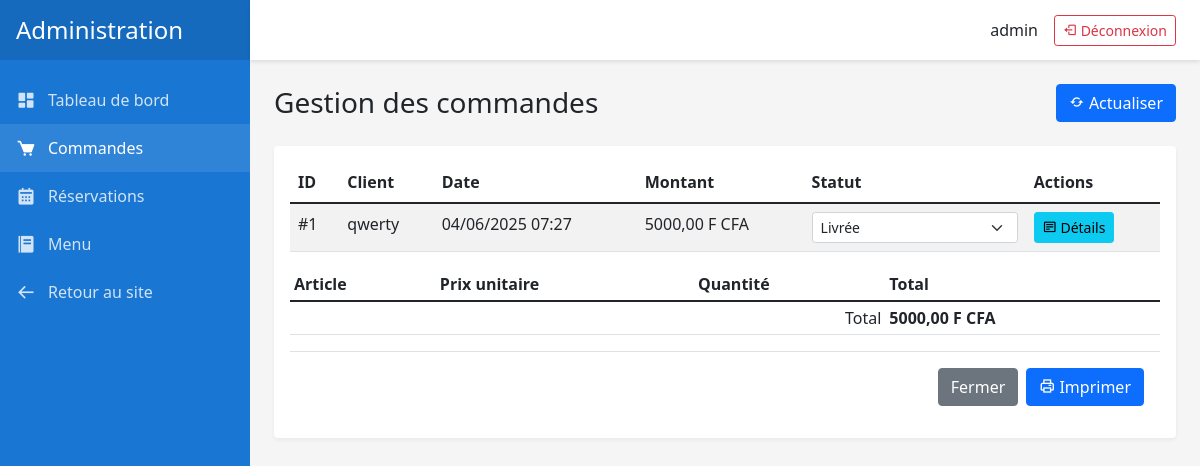
The page /dashboard/orders/ (signed in) on the database as committed earlier.
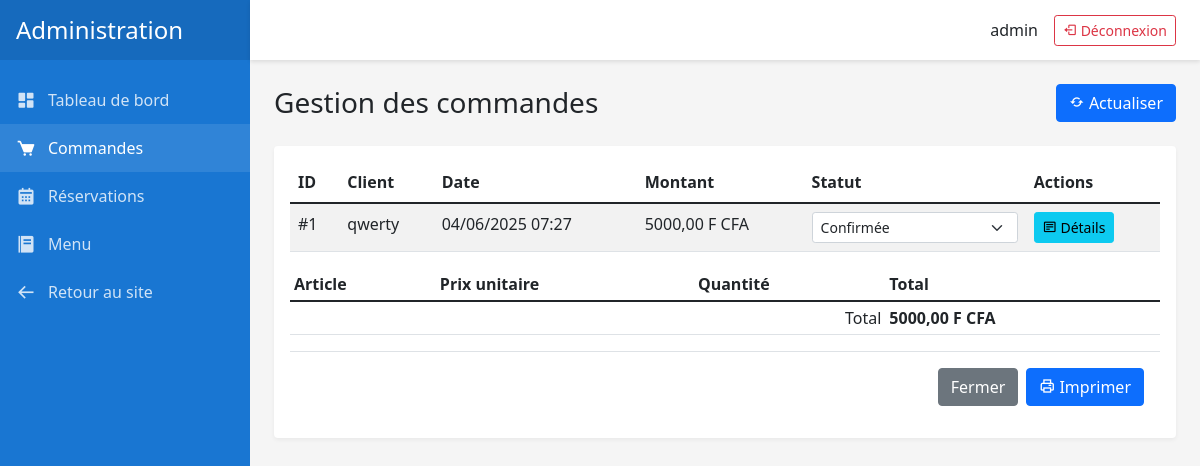
The same page on the database as committed later.
### ecomm/models.py (models this page shows, shortened)
class Order(models.Model):
    STATUS_CHOICES = [
        ('pending', 'En attente'),
        ('confirmed', 'Confirmée'),
        ('preparing', 'En préparation'),
        ('ready', 'Prête'),
        ('delivered', 'Livrée'),
        ('cancelled', 'Annulée'),
    ]
    user = models.ForeignKey(User, on_delete=models.CASCADE)
    status = models.CharField(max_length=20, choices=STATUS_CHOICES, default='pending')
    total_amount = models.DecimalField(max_digits=10, decimal_places=2)
    delivery_address = models.TextField(blank=True)
    phone_number = models.CharField(max_length=20)
    created_at = models.DateTimeField(auto_now_add=True)
    updated_at = models.DateTimeField(auto_now=True)

### ecomm/views.py (the view)
# urls.py: path('dashboard/orders/', views.admin_orders, name='admin_orders'),
@user_passes_test(is_staff)
def admin_orders(request):
    orders = Order.objects.all().order_by('-created_at')
    paginator = Paginator(orders, 10)
    page = request.GET.get('page')
    orders = paginator.get_page(page)
    return render(request, 'dashboard/orders.html', {'orders': orders})

### ecomm/views.py (called while the page is built)
def is_staff(user):
    return user.is_staff

### ecomm/templates/dashboard/orders.html (shortened to what the changed rows need)
{% extends 'dashboard/base_dashboard.html' %}
{% load static %}
{% block content %}
<div class="container-fluid p-0">
    <div class="d-flex justify-content-between align-items-center mb-4">
        <h1 class="h3 mb-0">Gestion des commandes</h1>
    </div>
    <div class="card">
        <div class="card-body">
            <div class="table-responsive">
                <table class="table table-striped table-hover">
                    <thead>
                        <tr>
                            <th>ID</th>
                            <th>Client</th>
                            <th>Date</th>
                            <th>Montant</th>
                            <th>Statut</th>
                            <th>Actions</th>
                        </tr>
                    </thead>
                    <tbody>
                        {% for order in orders %}
                        <tr>
                            <td>#{{ order.id }}</td>
                            <td>{{ order.user.username }}</td>
                            <td>{{ order.created_at|date:"d/m/Y H:i" }}</td>
                            <td>{{ order.total_amount }} F CFA</td>
                            <td>
                                <select class="form-select form-select-sm status-select" data-order-id="{{ order.id }}">
                                    {% for status, label in order.STATUS_CHOICES %}
                                    <option value="{{ status }}" {% if order.status == status %}selected{% endif %}>
                                        {{ label }}
                                    </option>
                                    {% endfor %}
                                </select>
                            </td>
                            <td>
                                <button type="button" class="btn btn-sm btn-info" data-bs-toggle="modal" data-bs-target="#orderModal{{ order.id }}">
                                    <i class='bx bx-detail'></i>
                                    Détails
                                </button>
                            </td>
                        </tr>
                        <div class="modal fade" id="orderModal{{ order.id }}" tabindex="-1" aria-hidden="true">
                            <div class="modal-dialog modal-lg">
                                <div class="modal-content">
                                    <div class="modal-body">
                                        <table class="table table-sm">
                                            <thead>
                                                <tr>
                                                    <th>Article</th>
                                                    <th>Prix unitaire</th>
                                                    <th>Quantité</th>
                                                    <th>Total</th>
                                                </tr>
                                            </thead>
                                            <tfoot>
                                                <tr>
                                                    <td colspan="3" class="text-end">Total</td>
                                                    <td><strong>{{ order.total_amount }} F CFA</strong></td>
                                                </tr>
                                            </tfoot>
                                        </table>
                                    </div>
                                    <div class="modal-footer">
                                        <button type="button" class="btn btn-secondary" data-bs-dismiss="modal">Fermer</button>
                                        <button type="button" class="btn btn-primary print-order" data-order-id="{{ order.id }}">
                                            <i class='bx bx-printer'></i>
                                            Imprimer
                                        </button>
                                    </div>
                                </div>
                            </div>
                        </div>
                        {% empty %}
                        <tr>
                            <td colspan="6" class="text-center">Aucune commande trouvée</td>
                        </tr>
                        {% endfor %}
                    </tbody>
                </table>
            </div>
        </div>
    </div>
</div>
{% endblock %}

Rows that differ between the two databases and show on the page:
changed Order "qwerty": status+id "Livrée" → "Confirmée"
